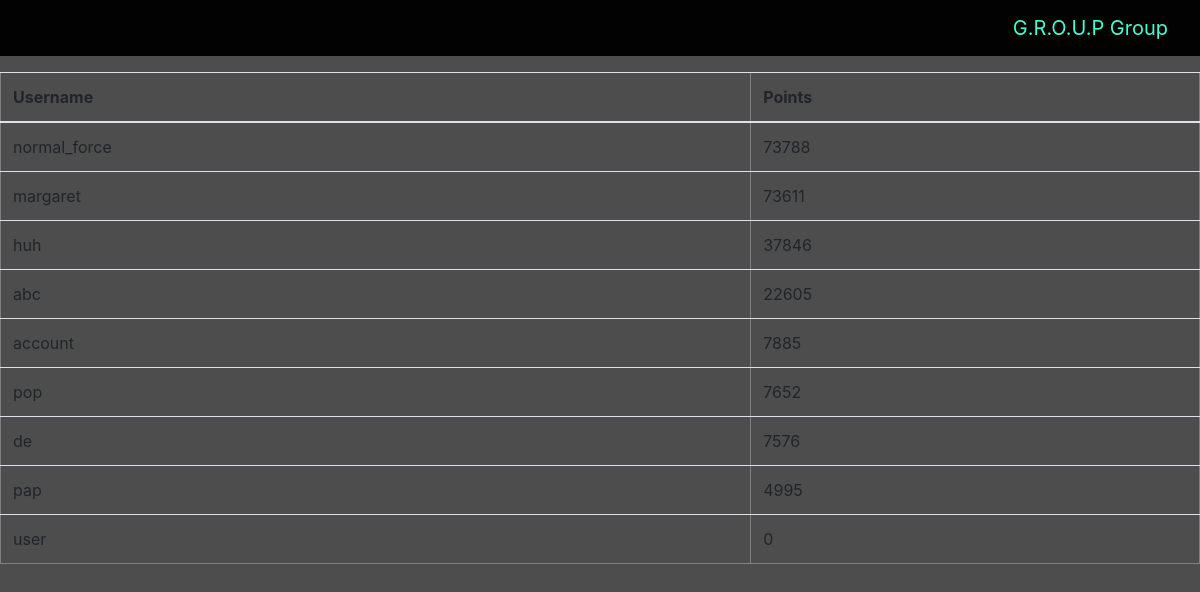
The app's page /leaderboard with its own data.
### tables this page shows
CREATE TABLE users (username TEXT, password TEXT, points INTEGER);

### app.py (the view)
@my_app.route('/leaderboard')
def leaderboard():
    lb = db.leaderboard()
    username = ""
    if "user" in session:
        username = session["user"]
    else:
        username = "no"
    return render_template("leaderboard.html", lb = lb, user = username)

### utils/db.py (called while the page is built)
def leaderboard():
    lb = []
    dbf = "data/accounts.db"
    db = sqlite3.connect(dbf)
    c = db.cursor()
    command = "SELECT username, points FROM users ORDER BY points DESC;"
    order_list = c.execute(command)
    for entry in order_list:
        lb.append((entry[0], entry[1]))
    return lb

### templates/leaderboard.html (shortened to what this page needs)
{% extends "uniTemp.html" %}
{% block content1 %}
<body>
  <center>
      {% set messages = get_flashed_messages() %}
<br><br><br>
<table class="table table-hover table-inverse" border = "1">
  <thead class="thead thead-inverse">
        <tr>
          <th> Username </th>
          <th> Points </th>
	  </thead>
        {% for ranking in lb %}
        <tr {% if ranking[0] == user %} class ="bg-primary" {% endif %}  >
          <td> {{ ranking[0] }} </td>
          <td> {{ ranking[1] }} </td>
        </tr>
        {% endfor %}
      </table>
{% endblock %}

### templates/uniTemp.html (shortened to what this page needs)
<!DOCTYPE html>
<html>
	<head>
		<link rel="stylesheet" href="https://maxcdn.bootstrapcdn.com/bootstrap/4.0.0-alpha.6/css/bootstrap.min.css">
		<link rel="stylesheet" href={{ url_for('static',filename='css/bodystylesheet.css')}}>
	</head>
	<body>
		<nav class="navbar navbar-toggleable-md navbar-inverse bg-inverse fixed-top">
			<button class="navbar-toggler navbar-toggler-right" type="button" data-toggle="collapse" data-target="#navbarSupportedContent" aria-controls="navbarsExampleDefault" aria-expanded="false" aria-label="Toggle navigation">
			  <span class="navbar-toggler-icon"></span>
			</button>
			<a class="navbar-brand" href="#">G.R.O.U.P Group</a>
		</nav>
		{% block content1 %}
		{% endblock %}
			{% set messages = get_flashed_messages() %}
	</body>
</html>

### static/css/bodystylesheet.css (style rules this page uses)
html { height: 100%; margin: 0; padding: 0; }
body { background-color: #4D4D4D; text-align: center; height: 100%; margin: 0; padding: 0; }
.navbar { background-color: #020202; }
.navbar .navbar-brand { color: #44FFD1; }

### records on screen
users: username "normal_force", points "73788"
users: username "margaret", points "73611"
users: username "huh", points "37846"
users: username "abc", points "22605"
users: username "account", points "7885"
users: username "pop", points "7652"
users: username "de", points "7576"
users: username "pap", points "4995"
users: username "user", points "0"
